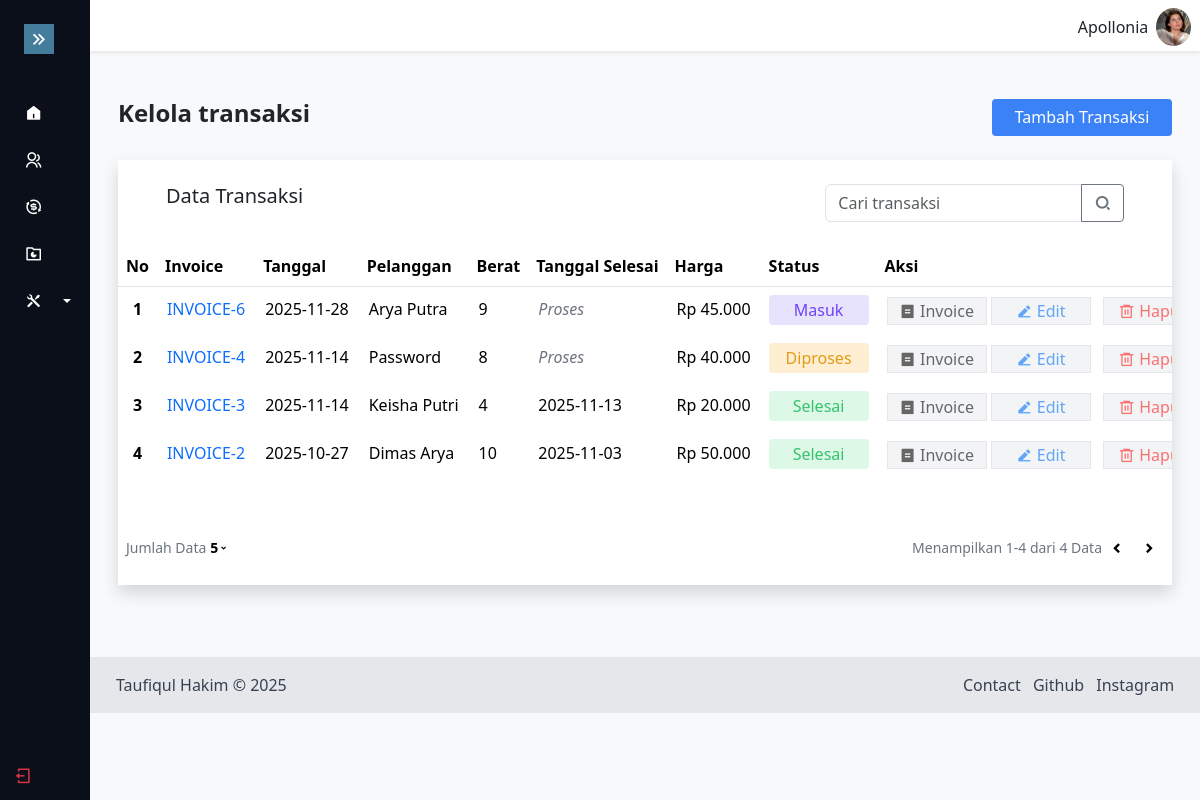
The app's page /laundrymvc/transaksi (signed in) with its own data.
### tables this page shows
CREATE TABLE `transaksi` (
  `transaksi_id` int NOT NULL,
  `transaksi_tgl` date NOT NULL,
  `pelanggan_id` int NOT NULL,
  `transaksi_harga` int NOT NULL,
  `transaksi_berat` int NOT NULL,
  `transaksi_tgl_selesai` date DEFAULT NULL,
  `transaksi_status` int DEFAULT '0'
);

CREATE TABLE `pelanggan` (
  `pelanggan_id` int NOT NULL,
  `pelanggan_nama` varchar(100) NOT NULL,
  `pelanggan_hp` varchar(15) NOT NULL,
  `pelanggan_alamat` text NOT NULL
);

### laundrymvc/app/core/Controller.php (called while the page is built, shortened)
<?php
class Controller
{
    public function view($view, $data = array())
    {
        require_once 'app/views/' . $view . '.php';
    }
    public function model($model)
    {
        return new $model;
    }
}

### laundrymvc/app/controllers/Transaksi.php (called while the page is built, shortened)
<?php
class Transaksi extends Controller
{
    public function index($limit = 5, $page = 1, $search = null)
    {
        $data['judul'] = 'Transaksi';
        $pagination = $this->model('Transaksi_model')->pagination($limit, $page);
        if (is_null($search)) {
            $data['transaksi'] = $this->model('Transaksi_model')->getTransaksi($pagination['limit'], $pagination['offset']);
        } else {
            $data['transaksi'] = $this->model('Transaksi_model')->search($search);
        }
        $data['pelanggan'] = $this->model('Transaksi_model')->getPelanggan();
        $data['pagination'] = $pagination;
        $data['update'] = 'transaksi.js';
        $data['css'] = BASEURL . 'css/table.css';
        $this->view('transaksi/index', $data);
    }
}

### laundrymvc/app/core/App.php (called while the page is built, shortened)
<?php
class App
{
    protected $controller = 'dashboard';
    protected $method = 'index';
    protected $params = [];
    public function __construct()
    {
        $url = $this->parse();
        if (file_exists('app/controllers/' . $url[0] . '.php')) {
            $this->controller = $url[0];
            unset($url[0]);
        }
        if (isset($_SESSION['ID_LOGIN'])) {
            $this->controller = new $this->controller;
        } else {
            $this->controller = 'login';
            require_once 'app/controllers/' . $this->controller . '.php';
            $this->controller = new $this->controller;
        }
        if (empty($url['url'])) {
            $this->params = array_values($url);
        }
        call_user_func_array([$this->controller, $this->method], $this->params);
    }
    public function parse()
    {
        if (isset($_GET['url'])) {
            $url = $_GET['url'];
        } else {
            $url = 'login';
        }
        $url = rtrim($url, '/');
        $url = filter_var($url, FILTER_SANITIZE_URL);
        $url = explode('/', $url);
        return $url;
    }
}

### laundrymvc/index.php (called while the page is built, shortened)
<?php
new App();

### laundrymvc/app/core/Database.php (called while the page is built, shortened)
<?php
class Database
{
    private $host = DB_HOST;
    private $user = DB_USER;
    private $password = DB_PASS;
    private $dbname = DB_NAME;
    private $dbh;
    private $stmt;
    public function __construct()
    {
        $dsn = 'mysql:host=' . $this->host . ';dbname=' . $this->dbname;
        $option = [
            PDO::ATTR_PERSISTENT => true,
            PDO::ATTR_ERRMODE => PDO::ERRMODE_EXCEPTION,
        ];
        try {
            $this->dbh = new PDO($dsn, $this->user, $this->password, $option);
        } catch (PDOException $e) {
            die('' . $e->getMessage());
        }
    }
    public function query($sql)
    {
        $this->stmt = $this->dbh->prepare($sql);
    }
    public function bind($param, $value, $type = null)
    {
        if ($type === null) {
            switch ($value) {
                case is_int($value):
                    $type = PDO::PARAM_INT;
                    break;
                case is_bool($value):
                    $type = PDO::PARAM_BOOL;
                    break;
            }
        }
        $this->stmt->bindValue($param, $value, $type);
    }
    public function execute()
    {
        $this->stmt->execute();
    }
    public function fetch()
    {
        return $this->stmt->fetchAll(PDO::FETCH_ASSOC);
    }
    public function rowCount()
    {
        return $this->stmt->rowCount();
    }
}

### laundrymvc/app/models/Transaksi_model.php (called while the page is built, shortened)
<?php
class Transaksi_model
{
    private $db;
    public function __construct()
    {
        $this->db = new Database();
    }
    public function getTransaksi($limit, $offset)
    {
        $this->db->query('SELECT * FROM transaksi t
                         JOIN pelanggan p ON p.pelanggan_id = t.pelanggan_id
                         ORDER BY t.transaksi_id DESC LIMIT :limit OFFSET :offset');
        $this->db->bind('limit', $limit);
        $this->db->bind('offset', $offset);
        $this->db->execute();
        return $this->db->fetch();
    }
    public function rowTransaksi()
    {
        $this->db->query('SELECT * FROM transaksi t
                         JOIN pelanggan p ON p.pelanggan_id = t.pelanggan_id
                         ORDER BY t.transaksi_id DESC');
        $this->db->execute();
        return $this->db->rowCount();
    }
    public function pagination($limit, $page)
    {
        switch ($limit) {
            case 5:
                $l = 5;
                break;
        }
        $jumlahHal = ceil($this->rowTransaksi() / $l);
        $halAktive = ($page <= $jumlahHal) ? $hal = $page : 1;
        $awalData = ($l * $halAktive) - $l + 1;
        $akhirData = $l * $halAktive;
        $akhirData = ($akhirData < $this->rowTransaksi()) ? $akhirData : $this->rowTransaksi();
        $offset = ($halAktive * $l) - $l;
        $pagination = [
            'limit' => $l,
            'jumlah_hal' => $jumlahHal,
            'hal_aktive' => $halAktive,
            'awal_data' => $awalData,
            'akhir_data' => $akhirData,
            'jumlah_data' => $this->rowTransaksi(),
            'offset' => $offset
        ];
        return $pagination;
    }
    public function getPelanggan()
    {
        $this->db->query('SELECT * FROM pelanggan');
        $this->db->execute();
        return $this->db->fetch();
    }
}

### laundrymvc/app/views/transaksi/index.php (the view, shortened to what this page needs)
<main class="content px-3 py-4 mb-5 mt-4">
    <div class="container-fluid">
        <div class="d-flex justify-content-between flex-wrap mb-4">
            <h4 class="fw-bold">Kelola transaksi</h4>
            <button type="button" class="add-button" id="btnTambah" data-bs-toggle="modal" data-bs-target="#modalMain"
                data-tambah="transaksi">
                Tambah Transaksi
            </button>
        </div>
        <div class="bg-white shadow">
            <div class="d-flex flex-wrap justify-content-between px-5 py-4">
                <h5>Data Transaksi</h5>
                <form method='post' id="formSearch"
                    data-search="transaksi/<?= $data['pagination']['limit'] . '/' . $data['pagination']['hal_aktive'] ?>">
                    <div class="input-group">
                        <input type="text" id="key" name="key" class="form-control" placeholder="Cari transaksi"
                            aria-describedby="basic-addon2" autocomplete="off">
                        <div class="input-group-append">
                            <button type="submit" class="btn btn-outline-secondary rounded-0 rounded-end-1"><i
                                    class="ri-search-2-line fw-bold"></i></button>
                        </div>
                    </div>
                </form>
            </div>
            <div class="table-responsive">
                <table class="table table-hover" style="width: 100%;">
                    <thead>
                        <tr>
                            <th width="2%" class="text-left" style="white-space: nowrap;">No</th>
                            <th class="text-left" style="white-space: nowrap;">Invoice</th>
                            <th class="text-left" style="white-space: nowrap;">Tanggal</th>
                            <th class="text-left" style="white-space: nowrap;">Pelanggan</th>
                            <th class="text-left" style="white-space: nowrap;">Berat</th>
                            <th class="text-left" style="white-space: nowrap;">Tanggal Selesai</th>
                            <th class="text-left" style="white-space: nowrap;">Harga</th>
                            <th class="text-left" style="white-space: nowrap;">Status</th>
                            <th width="25%" class="text-left" style="white-space: nowrap;">Aksi</th>
                        </tr>
                    </thead>
                    <tbody>
                        <?php
                        $c = $data['pagination']['awal_data'];
                        foreach ($data['transaksi'] as $d):
                            ?>
                            <tr class="row-data">
                                <th class="text-center border-0" style="white-space: nowrap; padding: 10px;"><?= $c ?></th>
                                <td class="text-left border-0 text-primary" style="white-space: nowrap; padding: 10px;">
                                    INVOICE-<?= ucwords($d['transaksi_id']) ?></td>
                                <td class="text-left border-0" style="white-space: nowrap; padding: 10px;">
                                    <?= $d['transaksi_tgl'] ?>
                                </td>
                                <td class="text-left border-0" style="white-space: nowrap; padding: 10px;">
                                    <?= ucwords($d['pelanggan_nama']) ?>
                                </td>
                                <td class="text-left border-0" style="white-space: nowrap; padding: 10px;">
                                    <?= $d['transaksi_berat'] ?>
                                </td>
                                <td class="text-left border-0" style="white-space: nowrap; padding: 10px;">
                                    <?php if ($d['transaksi_tgl_selesai']) {
                                        echo $d['transaksi_tgl_selesai'];
                                    } else {
                                        echo "<i class='text-secondary'>Proses</i>";
                                    } ?>
                                </td>
                                <td class="text-left border-0" style="white-space: nowrap; padding: 10px;">
                                    <?= 'Rp ' . number_format($d['transaksi_harga'], 0, '.', '.') ?>
                                </td>
                                <td class=" border-0" style="white-space: nowrap;">
                                    <?php if ($d['transaksi_status'] == 0): ?>
                                        <span
                                            style="background: #e8e3fd; color: #6e42f5; display: inline-block; width: 100px; text-align: center; border-radius:4px; padding: 3px 10px;">Masuk</span>
                                    <?php elseif ($d['transaksi_status'] == 1): ?>
                                        <span
                                            style="background: #feeed2; color: #e39b17; display: inline-block; width: 100px; text-align: center; border-radius:4px; padding: 3px 10px;">Diproses</span>
                                    <?php elseif ($d['transaksi_status'] == 2): ?>
                                        <span
                                            style="background: #ddf8e6; color: #35c36c; display: inline-block; width: 100px; text-align: center; border-radius:4px; padding: 3px 10px;">Selesai</span>
                                    <?php else: ?>
                                        <p>Status Invalid</p>
                                    <?php endif; ?>
                                </td>
                                <td class="border-0" style="white-space: nowrap; padding: 10px; text-align: left;">
                                    <a href="<?= REDIRECT . 'transaksi/invoice/' . $d['transaksi_id'] ?>">
                                        <button class="btninvoice">
                                            <i class="ri-bill-fill"></i>
                                            <span>Invoice</span>
                                        </button>
                                    </a>
                                    <a href="<?= REDIRECT . 'transaksi/update/' . $d['transaksi_id'] ?>" class="btnUbah"
                                        data-bs-toggle="modal" data-id="<?= $d['transaksi_id'] ?>" data-edit="transaksi"
                                        data-bs-target="#modalMain">
                                        <button class="btnedit">
                                            <i class="ri-edit-2-fill"></i>
                                            <span>Edit</span>
                                        </button>
                                    </a>
                                    <a href="<?= REDIRECT . 'transaksi/hapus/' . $d['transaksi_id'] ?>"
                                        onclick="return confirm('Apakah Kamu Yakin?')">
                                        <button class="btnhapus">
                                            <i class="ri-delete-bin-6-line"></i>
                                            <span>Hapus</span>
                                        </button>
                                    </a>
                                </td>
                            </tr>
                            <?php
                            $c++;
                        endforeach;
                        ?>
                    </tbody>
                </table>
            </div>
            <div class="mt-3 px-2 py-3 d-flex justify-content-between align-items-center flex-wrap">
                <div class="d-flex gap-1" style="font-size: 14px;">
                    <span class="text-secondary">Jumlah Data</span>
                    <div class="dropdown">
                        <a href="#" class="collapsed text-black d-flex align-items-baseline" role="button"
                            data-bs-toggle="collapse" data-bs-target="#dataPerPage" aria-expanded="false"
                            aria-controls="dataPerPage">
                            <span style="margin-right: -2px;"
                                class="fw-semibold"><?= $data['pagination']['limit'] ?></span>
                            <i class="ri-arrow-drop-down-line"></i>
                        </a>
                    </div>
                </div>
                <div class="d-flex align-items-center " style="font-size: 14px;">
                    <span class="text-secondary">Menampilkan
                        <?= $data['pagination']['awal_data'] . '-' . $data['pagination']['akhir_data'] . ' dari ' . $data['pagination']['jumlah_data'] . ' Data' ?></span>
                    <div>
                        <?php if ($data['pagination']['hal_aktive'] == 1): ?>
                            <a href="" class="text-black">
                                <i class="ri-arrow-drop-left-line" style="font-size: 28px;"></i>
                            </a>
                        <?php endif ?>
                        <?php if ($data['pagination']['hal_aktive'] == $data['pagination']['jumlah_hal']): ?>
                            <a href="" class="text-black">
                                <i class="ri-arrow-drop-right-line" style="font-size: 28px;"></i>
                            </a>
                        <?php endif ?>
                    </div>
                </div>
            </div>
        </div>
    </div>
</main>

### laundrymvc/assets/css/style.css (style rules this page uses)
body { background-color: #F8F9FB; }
a { text-decoration: none; }

### laundrymvc/assets/css/table.css (style rules this page uses)
.add-button { background-color: #3b82f6; width: 180px; color: white; border: none; border-radius: 4px; transition: all 0.5s ease; }
table thead tr th { background-color: #ECF4E8; }
table tbody tr td a button { background-color: #f3f4f6; border: 1px solid #e5e7eb; width: 100px; color: #696969; transition: all 0.5s ease; }
tbody tr td .btnedit { color: #60A5FA !important; margin-right: 4px; }
tbody tr td .btnhapus { color: #F87171 !important; margin-left: 4px; }
tbody tr td .btninvoice { color: #666666 !important; }

### records on screen
transaksi: transaksi_id "6", transaksi_tgl "2025-11-28", pelanggan.pelanggan_nama "Arya Putra", transaksi_berat "9", shows "Proses", transaksi_harga "45.000", transaksi_status "Masuk"
transaksi: transaksi_id "4", transaksi_tgl "2025-11-14", pelanggan.pelanggan_nama "Password", transaksi_berat "8", shows "Proses", transaksi_harga "40.000", shows "Diproses", transaksi_status "1"
transaksi: transaksi_id "3", transaksi_tgl "2025-11-14", pelanggan.pelanggan_nama "Keisha Putri", transaksi_berat "4", transaksi_tgl_selesai "2025-11-13", transaksi_harga "20.000", transaksi_status "Selesai"
transaksi: transaksi_id "2", transaksi_tgl "2025-10-27", pelanggan.pelanggan_nama "Dimas Arya", transaksi_berat "10", transaksi_tgl_selesai "2025-11-03", transaksi_harga "50.000", transaksi_status "Selesai"

### other values on screen
$_SESSION['USER_LOGIN'] "Apollonia"
$data['pagination']['limit'] "5"
